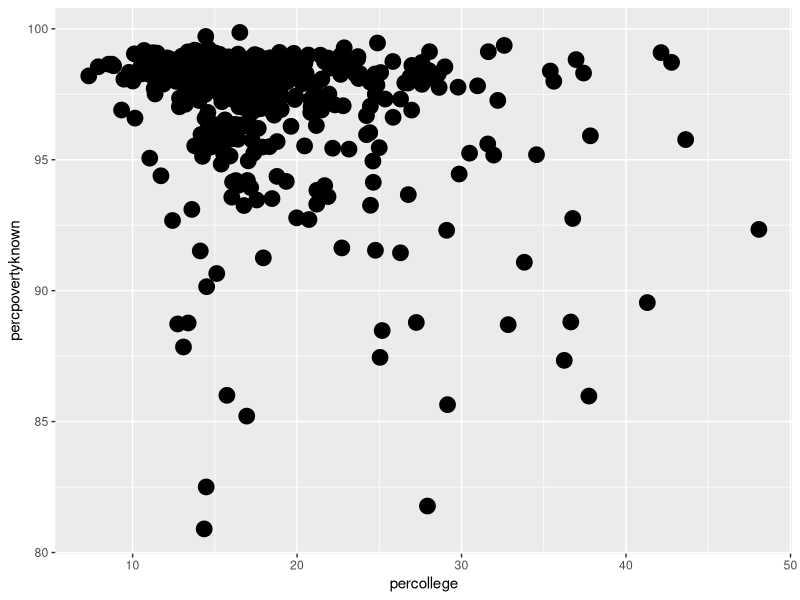
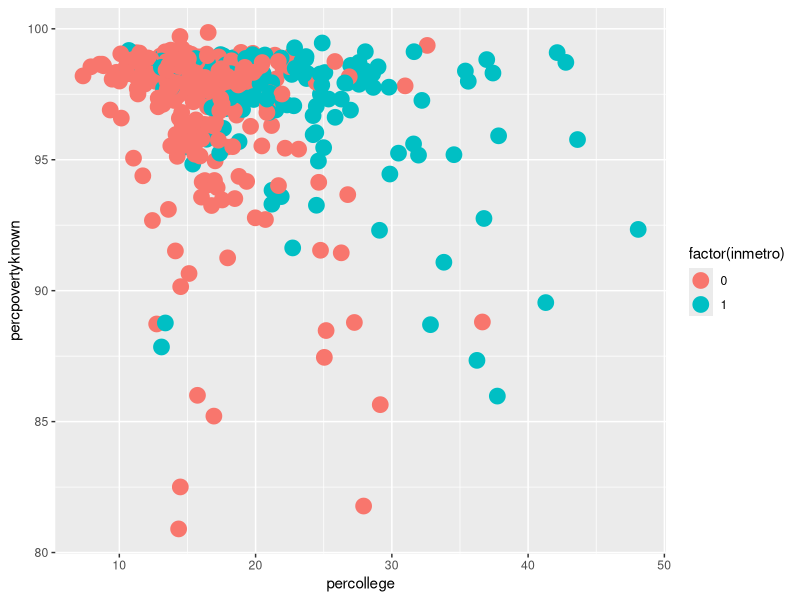
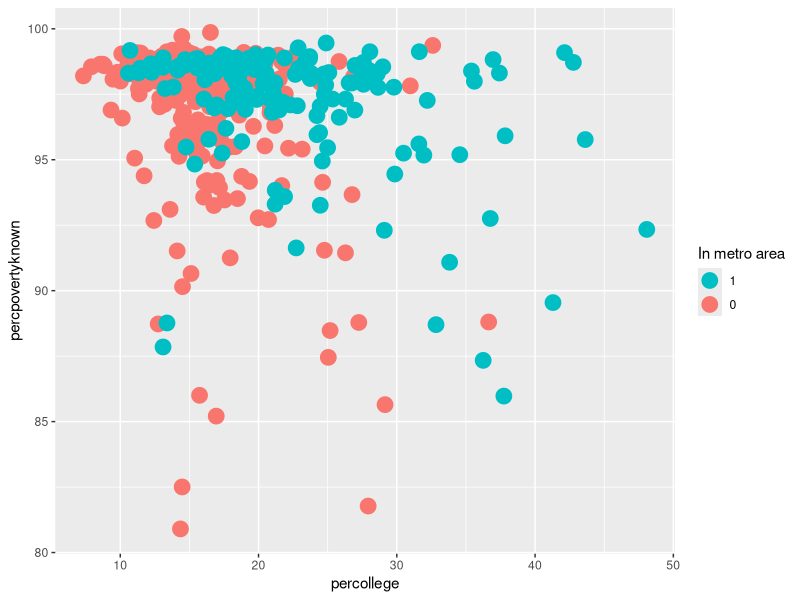
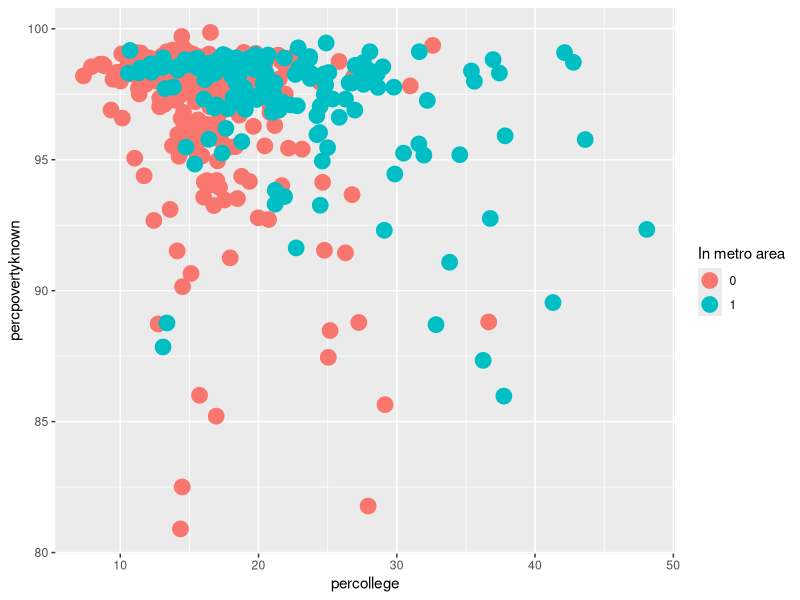

These charts were generated, in order, by the following R code:
## ---- chunk 1
#install.packages("ggplot2")
library(ggplot2)
## ---- chunk 2
head(midwest)
## ---- chunk 3
ggplot(midwest, aes(percollege, percpovertyknown)) + geom_point(size = 5)
## ---- chunk 4
ggplot(midwest, aes(percollege, percpovertyknown, colour = factor(inmetro))) + geom_point(size = 5)
## ---- chunk 5
layer_1 <- midwest[midwest$inmetro == "0", ]
layer_2 <- midwest[midwest$inmetro == "1", ]
## ---- chunk 6
ggplot() + geom_point(data = layer_1, aes(percollege, percpovertyknown, colour = "red"), size = 5)+
  geom_point(data = layer_2, aes(percollege, percpovertyknown, colour = "green"), size = 5)+
  scale_color_manual(name = "In metro area", values = c("red" = "#F8766D", "green"="#00BFC4"), labels = c("red" = "0", "green" ="1"))
## ---- chunk 7
order_inmetro<-c("0", "1") #define the order
midwest_sorted<-midwest[order(match(midwest$inmetro, order_inmetro)),] # sort the rows of dataframe
midwest_sorted$inmetro<-as.character(midwest_sorted$inmetro) # convert the class of inmetro variable to character
ggplot(data = midwest_sorted, aes(percollege, percpovertyknown, colour = inmetro)) + geom_point(size = 5)+
  scale_color_manual(name = "In metro area", values = c("0" = "#F8766D", "1"="#00BFC4"), labels = c("0" = "0", "1" ="1"))
## ---- chunk 8
colour_values <- c("0" = "#F8766D", "1"="#00BFC4") 
print(colour_values)
#is equivalue to 
colour_values <- c("#F8766D", "#00BFC4")
names(colour_values) <- c("0", "1")
print(colour_values)
